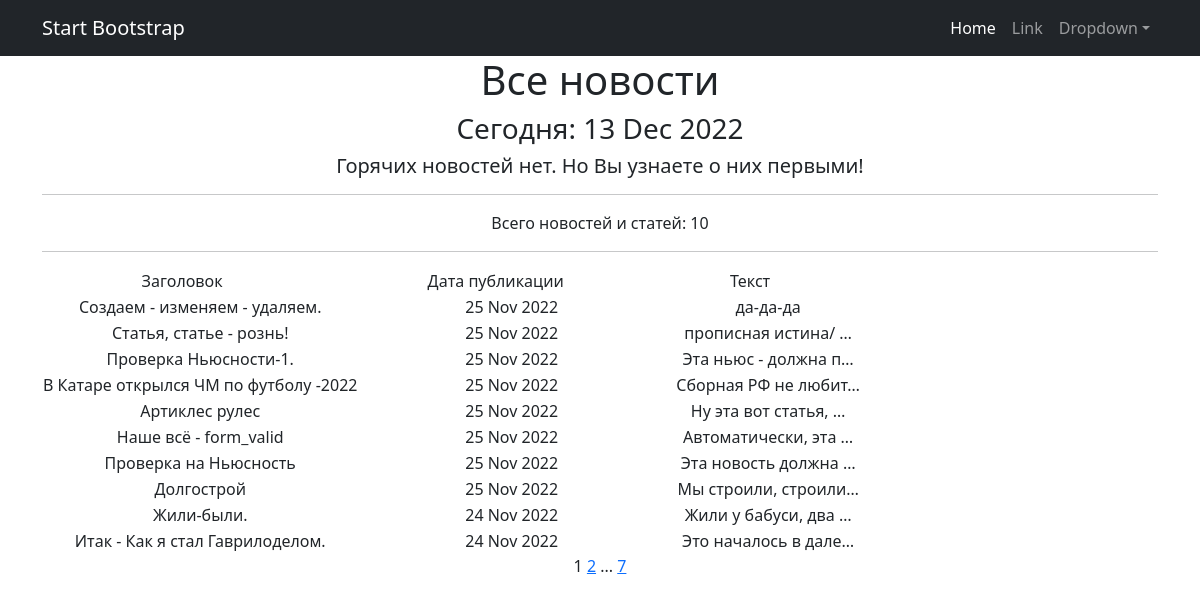
Page /news/news/ on the earlier database version.
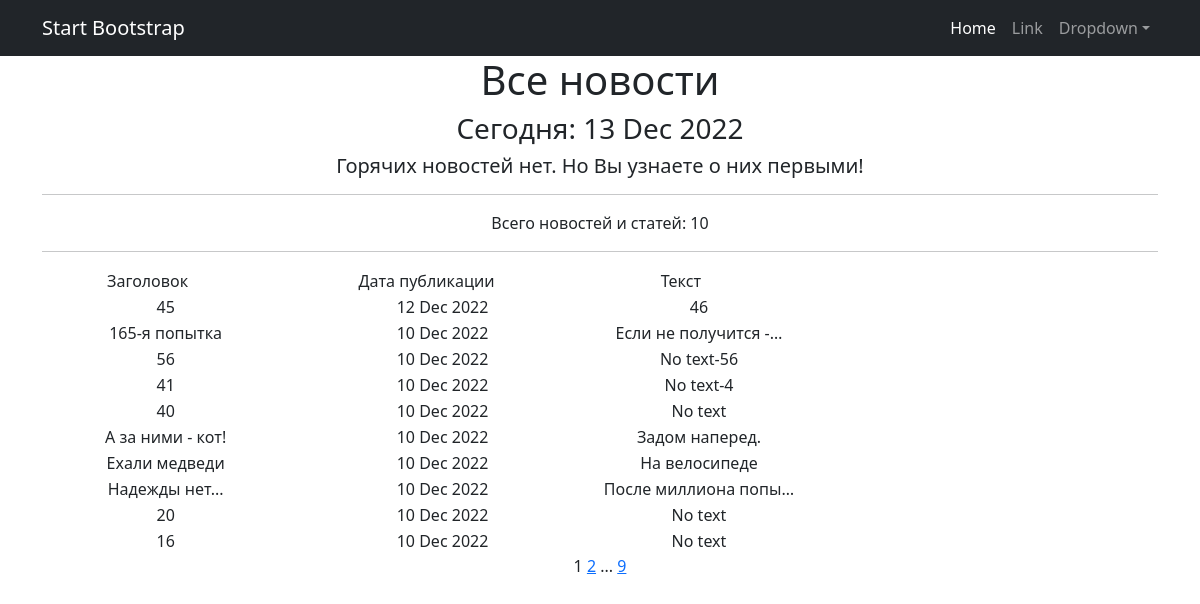
Same page on the later database version.
### news/models.py (models this page shows, shortened)
class Post(models.Model):                                                                   # Модель 3
    author = models.ForeignKey(Author, on_delete=models.CASCADE)                            # - связь "один ко многим" с моделью Author
    article_or_new = models.CharField(max_length=3, choices=POSITIONS, default=article)     # ART - статья; NEW - новость
    title = models.CharField(max_length=255)                                                # Заголовок статьи или новости
    text_body = models.TextField(default='No text')                                         # Текст статьи или новости
    date_time_post = models.DateTimeField(auto_now_add=True)                                # Дата и время СОЗДАНИЯ записи
    rating_article_or_new = models.FloatField(default=0.0)                                  # Рейтинг статьи или новости
    category = models.ManyToManyField(Category, through='PostCategory')                     # - связь "многие ко многим" с моделью Category (через модель PostCategory)

### news/views.py (the view)
# urls.py: path('news/', NewsList.as_view(), name='news_list'),
class NewsList(ListView):
    model = Post  # Указываем модель, объекты которой мы будем выводить
    ordering = '-date_time_post'  # Поле, которое будет использоваться для сортировки объектов - дата
    template_name = 'news.html'  # Указываем имя шаблона, в котором будут все инструкции о том,
    context_object_name = 'news'  # Это имя списка, в котором будут лежать все объекты.
    paginate_by = 10  # вот так мы можем указать количество записей на странице
    def get_context_data(self, **kwargs):
        context = super().get_context_data(**kwargs)
        context['time_now'] = datetime.utcnow()
        context['hot_news'] = None
        return context

### news/templatetags/custom_filters.py (called while the page is built)
@register.filter()
def censor(text, dict_censor=None):
    if dict_censor is None:
        dict_censor = dict1
    if type(text) != str:               # Проверка строкового типа. Вызов исключения при попытке применения не к строке
        raise ValueError
    length = len(text)
    for word in dict_censor:              # Цикл, для перебора слов (ключей) из словаря Цензор
        index = 0
        while index < length:             # Цикл для поиска вхождения текущего слова в строку и определение его индекса
            i = text.find(word, index)
            if i == -1:
                break
            else:
                print(i)
                for j in range(i+1, i + dict_censor[word]):
                    text = text[:j] + "*" + text[j + 1:]
            index = i + 1
    return text

### templates/news.html (shortened to what this page needs)
{% extends 'flatpages/default.html' %}
{% load custom_filters %}
{% block content %}
    <h1>Все новости</h1>
    <h3>Cегодня: {{ time_now|date:'d M Y' }}</h3>
    <h5> {{ hot_news|default_if_none:"Горячих новостей нет. Но Вы узнаете о них первыми!" }} </h5>
    <hr>
    <p>Всего новостей и статей:  {{ news|length }}</p>
    <hr>
    {% if news %}
    <table>
        <tr>
            <td>
                &emsp;&emsp;&emsp;&emsp;Заголовок &emsp;&emsp;&emsp;&emsp;&emsp;&emsp;
            </td>
            <td>
                  &emsp;&emsp;&emsp;&emsp; Дата публикации &emsp;&emsp;&emsp;&emsp;&emsp;&emsp;
            </td>
            <td>
                   &emsp;&emsp;&emsp;&emsp;Текст &emsp;&emsp;&emsp;&emsp;&emsp;&emsp;
            </td>
        </tr>
        {% for new in news %}
        <tr>
            <td>{{ new.title | censor }}</td>
            <td>{{ new.date_time_post | date:'d M Y' }}</td>
            <td>{{ new.text_body | truncatechars:20 | censor }}</td>
        </tr>
        {% endfor %}
    </table>
    {% else %}
        <h2>Новостей нет!</h2>
    {% endif %}
   {{ page_obj.number }}
   {% if page_obj.has_next %}
       <a href="?page={{ page_obj.next_page_number }}">{{ page_obj.next_page_number }}</a>
       {% if paginator.num_pages != page_obj.next_page_number %}
           ...
           <a href="?page={{ page_obj.paginator.num_pages }}">{{ page_obj.paginator.num_pages }}</a>
       {% endif %}
   {% endif %}
{% endblock content %}

Differences in the rows shown:
no longer on this page (row unchanged): Post: title|censor "Создаем - изменяем - удаляем.", date_time_post "25 Nov 2022", text_body|censor "да-да-да"
no longer on this page (row unchanged): Post: title|censor "Статья, статье - рознь!", date_time_post "25 Nov 2022", text_body|censor "прописная истина/ …"
no longer on this page (row unchanged): Post: title|censor "Проверка Ньюсности-1.", date_time_post "25 Nov 2022", text_body|censor "Эта ньюс - должна п…"
no longer on this page (row unchanged): Post: title|censor "В Катаре открылся ЧМ по футболу -2022", date_time_post "25 Nov 2022", text_body|censor "Сборная РФ не любит…"
no longer on this page (row unchanged): Post: title|censor "Артиклес рулес", date_time_post "25 Nov 2022", text_body|censor "Ну эта вот статья, …"
no longer on this page (row unchanged): Post: title|censor "Наше всё - form_valid", date_time_post "25 Nov 2022", text_body|censor "Автоматически, эта …"
no longer on this page (row unchanged): Post: title|censor "Проверка на Ньюсность", date_time_post "25 Nov 2022", text_body|censor "Эта новость должна …"
no longer on this page (row unchanged): Post: title|censor "Долгострой", date_time_post "25 Nov 2022", text_body|censor "Мы строили, строили…"
no longer on this page (row unchanged): Post: title|censor "Жили-были.", date_time_post "24 Nov 2022", text_body|censor "Жили у бабуси, два …"
no longer on this page (row unchanged): Post: title|censor "Итак - Как я стал Гаврилоделом.", date_time_post "24 Nov 2022", text_body|censor "Это началось в дале…"
added Post: title|censor "45", date_time_post "12 Dec 2022", text_body|censor "46"
added Post: title|censor "165-я попытка", date_time_post "10 Dec 2022", text_body|censor "Если не получится -…"
added Post: title|censor "56", date_time_post "10 Dec 2022", text_body|censor "No text-56"
added Post: title|censor "41", date_time_post "10 Dec 2022", text_body|censor "No text-4"
added Post: title|censor "40", date_time_post "10 Dec 2022", text_body|censor "No text"
added Post: title|censor "А за ними - кот!", date_time_post "10 Dec 2022", text_body|censor "Задом наперед."
added Post: title|censor "Ехали медведи", date_time_post "10 Dec 2022", text_body|censor "На велосипеде"
added Post: title|censor "Надежды нет...", date_time_post "10 Dec 2022", text_body|censor "После миллиона попы…"
added Post: title|censor "20", date_time_post "10 Dec 2022", text_body|censor "No text"
added Post: title|censor "16", date_time_post "10 Dec 2022", text_body|censor "No text"
Other differences:
{{ page_obj.paginator.num_pages }}: "7" → "9"
